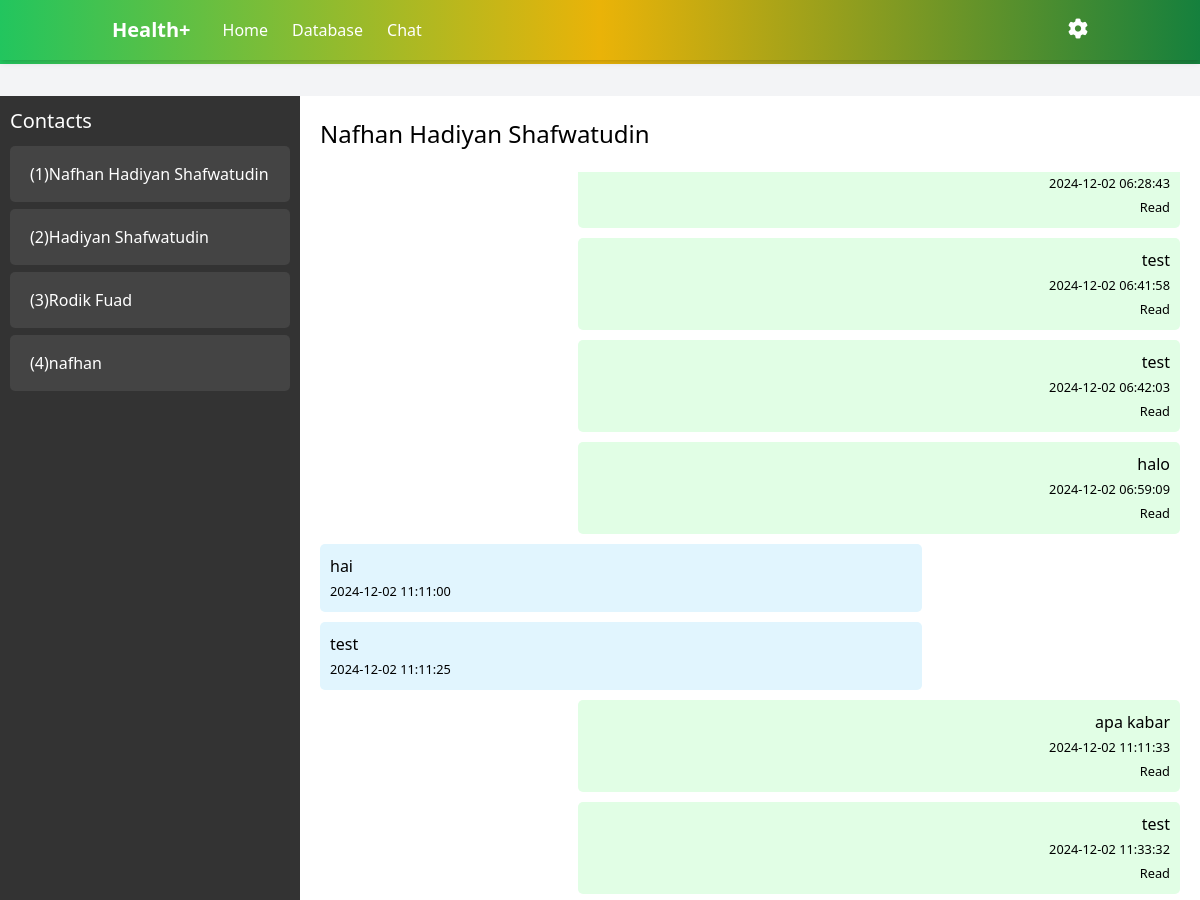
The app's page /chat_admin/1 (signed in, upper part), older data.
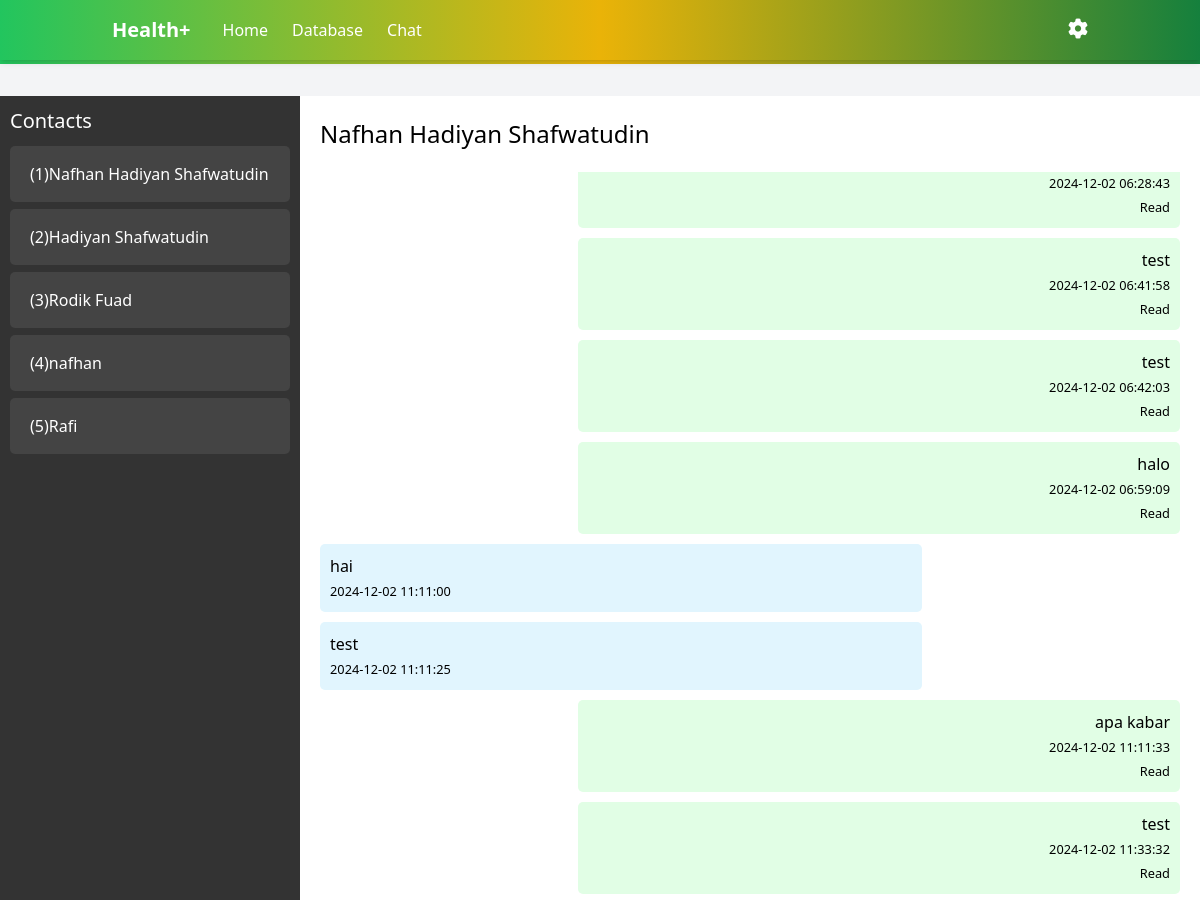
The same page, newer data.
### app/models.py (models this page shows, shortened)
class User(db.Model, UserMixin):
    id = db.Column(db.Integer, primary_key=True)
    username = db.Column(db.String(150), unique=True, nullable=False)
    password = db.Column(db.String(150), nullable=False)

class PersonalData(db.Model):
    id = db.Column(db.Integer, primary_key=True)
    user_id = db.Column(db.Integer, db.ForeignKey('user.id'), unique=True, nullable=False)
    full_name = db.Column(db.String(100), nullable=False)
    nik = db.Column(db.String(20), nullable=False)
    domicile = db.Column(db.String(100), nullable=False)
    phone = db.Column(db.String(15), nullable=False)
    created_at = db.Column(db.DateTime, default=datetime.utcnow)
    user = db.relationship('User', backref=db.backref('personal_data', uselist=False), lazy=True)
    reservations = db.relationship('Reservation', back_populates='patient', lazy=True)

class Chat(db.Model):
    id = db.Column(db.Integer, primary_key=True)
    sender_id = db.Column(db.Integer, db.ForeignKey('user.id'), nullable=False)
    receiver_id = db.Column(db.Integer, db.ForeignKey('user.id'), nullable=False)
    message = db.Column(db.String(500), nullable=False)
    timestamp = db.Column(db.DateTime, default=lambda: datetime.now(timezone.utc))
    is_read = db.Column(db.Boolean, default=False)  # Kolom baru
    sender = db.relationship('User', foreign_keys=[sender_id])
    receiver = db.relationship('User', foreign_keys=[receiver_id])

### app/routes.py (the view, shortened to what this page needs)
@routes.route('/chat_admin', methods=['GET', 'POST'])
@routes.route('/chat_admin/<int:patient_id>', methods=['GET', 'POST'])
def chat_admin(patient_id=None):
    admin_user = User.query.filter_by(username='admin').first()
    if patient_id is None:
        first_patient = User.query.first()
        if first_patient:
            return redirect(url_for('routes.chat_admin', patient_id=first_patient.id))
    selected_patient = User.query.get_or_404(patient_id)
    messages = db.session.query(
        Chat.id,
        Chat.sender_id,
        Chat.receiver_id,
        Chat.message,
        Chat.timestamp,
        Chat.is_read,
        PersonalData.full_name
    ).join(
        PersonalData,
        (Chat.sender_id == PersonalData.user_id) | (Chat.receiver_id == PersonalData.user_id)
    ).filter(
        ((Chat.sender_id == current_user.id) & (Chat.receiver_id == patient_id)) |
        ((Chat.sender_id == patient_id) & (Chat.receiver_id == current_user.id))
    ).all()
    unread_messages = Chat.query.filter_by(receiver_id=current_user.id, sender_id=patient_id, is_read=False).all()
    for msg in unread_messages:
        msg.is_read = True
    db.session.commit()
    users = User.query.filter(User.username != 'admin').all()
    new_messages = len(messages) > 0
    return render_template('chat_admin.html', messages=messages, selected_patient=selected_patient, users=users, admin_user=admin_user, new_messages=new_messages)

### templates/chat_admin.html (shortened to what this page needs)
{% extends 'base_admin.html' %}
{% block content %}
<div class="chat-container">
    <header class="bg-gradient-to-r from-green-500 via-yellow-500 to-green-700 text-white shadow-md py-4 fixed w-full top-0 z-10">
        <div class="container mx-auto flex justify-between items-center px-6 space-x-8">
            <div class="flex items-center space-x-8">
                <a href="{{ url_for('routes.home_admin') }}" class="font-bold text-xl whitespace-nowrap">Health+</a>
                <nav class="flex space-x-6 items-center">
                    <a href="{{ url_for('routes.home_admin') }}" class="hover:underline">Home</a>
                    <a href="{{ url_for('routes.database') }}" class="hover:underline">Database</a>
                    <a href="{{ url_for('routes.chat_admin') }}" class="hover:underline">Chat</a>
                </nav>
            </div>
            <div class="relative">
                <button id="settingsButton" class="focus:outline-none">
                    <i id="settingsIcon" class="fa fa-cog text-xl cursor-pointer"></i>
                </button>
            </div>
        </div>
    </header>
    <div class="sidebar">
        <h3 class="sidebar-title">Contacts</h3>
        <ul class="contact-list">
            {% for user in users %}
                <li class="contact-item" style="margin-bottom: 7px;">
                    <a href="{{ url_for('routes.chat_admin', patient_id=user.id) }}">
                        <div class="chat-header-box" style=" color: white; padding: 8px; margin: bottom 10px;; ">
                            <h4>({{ user.personal_data.id }}){{ user.personal_data.full_name }}</h4>
                        </div>
                    </a>
                </li>
            {% endfor %}
        </ul>
    </div>
    <div class="chat-area">
        <div class="chat-header">
            <h3>{{ selected_patient.personal_data.full_name }}</h3>
        </div>
        <div class="chat-messages chat-scroll" id="chat-messages">
            {% for message in messages %}
                <div class="message-chat {{ 'sent-admin' if message.sender_id == admin_user.id else 'received' }}">
                    <p>{{ message.message }}</p>
                    <small>
                        <span>{{ message.timestamp.strftime('%Y-%m-%d %H:%M:%S') }}</span><br>
                        {% if message.sender_id == admin_user.id and message.is_read %}
                            <span>Read</span>
                        {% endif %}
                    </small>
                </div>
            {% endfor %}
        </div>
    </div>
</div>
{% endblock %}

Row changes from the older to the newer data that the page shows:
added User: personal_data.id "5", personal_data.full_name "Rafi"
